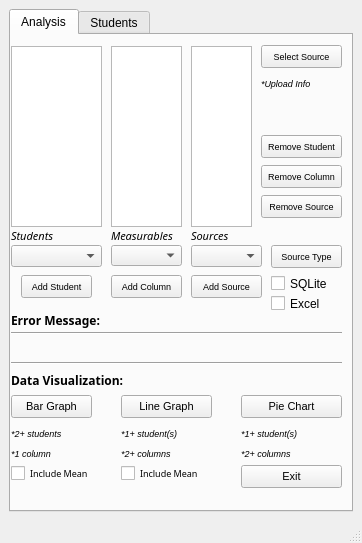
<?xml version="1.0" encoding="UTF-8"?>
<ui version="4.0">
 <class>MainWindow</class>
 <widget class="QMainWindow" name="MainWindow">
  <property name="geometry">
   <rect>
    <x>0</x>
    <y>0</y>
    <width>362</width>
    <height>543</height>
   </rect>
  </property>
  <property name="windowTitle">
   <string>MainWindow</string>
  </property>
  <widget class="QWidget" name="centralwidget">
   <layout class="QVBoxLayout" name="verticalLayout_2">
    <item>
     <layout class="QVBoxLayout" name="verticalLayout">
      <item>
       <widget class="QTabWidget" name="tabWidget">
        <property name="currentIndex">
         <number>0</number>
        </property>
        <widget class="QWidget" name="tab_4">
         <attribute name="title">
          <string>Analysis</string>
         </attribute>
         <widget class="QListWidget" name="students_view">
          <property name="geometry">
           <rect>
            <x>0</x>
            <y>11</y>
            <width>91</width>
            <height>181</height>
           </rect>
          </property>
         </widget>
         <widget class="QListWidget" name="column_view_t1">
          <property name="geometry">
           <rect>
            <x>100</x>
            <y>11</y>
            <width>71</width>
            <height>181</height>
           </rect>
          </property>
         </widget>
         <widget class="QLabel" name="student_t1">
          <property name="geometry">
           <rect>
            <x>0</x>
            <y>190</y>
            <width>51</width>
            <height>21</height>
           </rect>
          </property>
          <property name="font">
           <font>
            <family>MS Reference Sans Serif</family>
            <pointsize>8</pointsize>
            <italic>true</italic>
           </font>
          </property>
          <property name="text">
           <string>Students</string>
          </property>
         </widget>
         <widget class="QLabel" name="measurables_t1">
          <property name="geometry">
           <rect>
            <x>100</x>
            <y>190</y>
            <width>81</width>
            <height>21</height>
           </rect>
          </property>
          <property name="font">
           <font>
            <family>MS Reference Sans Serif</family>
            <pointsize>8</pointsize>
            <italic>true</italic>
           </font>
          </property>
          <property name="text">
           <string>Measurables</string>
          </property>
         </widget>
         <widget class="QListWidget" name="data_source_view">
          <property name="geometry">
           <rect>
            <x>180</x>
            <y>11</y>
            <width>61</width>
            <height>181</height>
           </rect>
          </property>
         </widget>
         <widget class="QLabel" name="sources_t1">
          <property name="geometry">
           <rect>
            <x>180</x>
            <y>190</y>
            <width>81</width>
            <height>21</height>
           </rect>
          </property>
          <property name="font">
           <font>
            <family>MS Reference Sans Serif</family>
            <pointsize>8</pointsize>
            <italic>true</italic>
           </font>
          </property>
          <property name="text">
           <string>Sources</string>
          </property>
         </widget>
         <widget class="QComboBox" name="student_menu_t1">
          <property name="geometry">
           <rect>
            <x>0</x>
            <y>210</y>
            <width>91</width>
            <height>22</height>
           </rect>
          </property>
         </widget>
         <widget class="QComboBox" name="source_menu">
          <property name="geometry">
           <rect>
            <x>180</x>
            <y>210</y>
            <width>71</width>
            <height>22</height>
           </rect>
          </property>
         </widget>
         <widget class="QComboBox" name="column_menu_t1">
          <property name="geometry">
           <rect>
            <x>100</x>
            <y>210</y>
            <width>71</width>
            <height>21</height>
           </rect>
          </property>
         </widget>
         <widget class="QPushButton" name="remove_student_btn">
          <property name="geometry">
           <rect>
            <x>250</x>
            <y>100</y>
            <width>81</width>
            <height>23</height>
           </rect>
          </property>
          <property name="font">
           <font>
            <pointsize>7</pointsize>
           </font>
          </property>
          <property name="text">
           <string>Remove Student</string>
          </property>
         </widget>
         <widget class="QPushButton" name="remove_column_btn">
          <property name="geometry">
           <rect>
            <x>250</x>
            <y>130</y>
            <width>81</width>
            <height>23</height>
           </rect>
          </property>
          <property name="font">
           <font>
            <pointsize>7</pointsize>
           </font>
          </property>
          <property name="text">
           <string>Remove Column</string>
          </property>
         </widget>
         <widget class="QPushButton" name="remove_source_btn">
          <property name="geometry">
           <rect>
            <x>250</x>
            <y>160</y>
            <width>81</width>
            <height>23</height>
           </rect>
          </property>
          <property name="font">
           <font>
            <pointsize>7</pointsize>
           </font>
          </property>
          <property name="text">
           <string>Remove Source</string>
          </property>
         </widget>
         <widget class="QPushButton" name="add_student_btn">
          <property name="geometry">
           <rect>
            <x>10</x>
            <y>240</y>
            <width>71</width>
            <height>23</height>
           </rect>
          </property>
          <property name="font">
           <font>
            <pointsize>7</pointsize>
           </font>
          </property>
          <property name="text">
           <string>Add Student</string>
          </property>
         </widget>
         <widget class="QPushButton" name="add_column_data_btn">
          <property name="geometry">
           <rect>
            <x>100</x>
            <y>240</y>
            <width>71</width>
            <height>23</height>
           </rect>
          </property>
          <property name="font">
           <font>
            <pointsize>7</pointsize>
           </font>
          </property>
          <property name="text">
           <string>Add Column</string>
          </property>
         </widget>
         <widget class="QPushButton" name="add_source_btn">
          <property name="geometry">
           <rect>
            <x>180</x>
            <y>240</y>
            <width>71</width>
            <height>23</height>
           </rect>
          </property>
          <property name="font">
           <font>
            <pointsize>7</pointsize>
           </font>
          </property>
          <property name="text">
           <string>Add Source</string>
          </property>
         </widget>
         <widget class="QPushButton" name="select_source_btn">
          <property name="geometry">
           <rect>
            <x>250</x>
            <y>10</y>
            <width>81</width>
            <height>23</height>
           </rect>
          </property>
          <property name="font">
           <font>
            <pointsize>7</pointsize>
           </font>
          </property>
          <property name="text">
           <string>Select Source</string>
          </property>
         </widget>
         <widget class="QCheckBox" name="sqlite_box">
          <property name="geometry">
           <rect>
            <x>260</x>
            <y>240</y>
            <width>70</width>
            <height>17</height>
           </rect>
          </property>
          <property name="text">
           <string>SQLite</string>
          </property>
         </widget>
         <widget class="QCheckBox" name="excel_box">
          <property name="geometry">
           <rect>
            <x>260</x>
            <y>260</y>
            <width>70</width>
            <height>17</height>
           </rect>
          </property>
          <property name="text">
           <string>Excel</string>
          </property>
         </widget>
         <widget class="QPushButton" name="choose_source_btn">
          <property name="geometry">
           <rect>
            <x>260</x>
            <y>210</y>
            <width>71</width>
            <height>23</height>
           </rect>
          </property>
          <property name="font">
           <font>
            <pointsize>7</pointsize>
           </font>
          </property>
          <property name="text">
           <string>Source Type</string>
          </property>
         </widget>
         <widget class="QLabel" name="err_t1">
          <property name="geometry">
           <rect>
            <x>0</x>
            <y>300</y>
            <width>331</width>
            <height>31</height>
           </rect>
          </property>
          <property name="font">
           <font>
            <family>MS Reference Sans Serif</family>
            <weight>75</weight>
            <bold>true</bold>
           </font>
          </property>
          <property name="text">
           <string/>
          </property>
         </widget>
         <widget class="QLabel" name="error_title">
          <property name="geometry">
           <rect>
            <x>0</x>
            <y>270</y>
            <width>101</width>
            <height>31</height>
           </rect>
          </property>
          <property name="font">
           <font>
            <family>MS Reference Sans Serif</family>
            <weight>75</weight>
            <bold>true</bold>
           </font>
          </property>
          <property name="text">
           <string>Error Message:</string>
          </property>
         </widget>
         <widget class="Line" name="line">
          <property name="geometry">
           <rect>
            <x>0</x>
            <y>320</y>
            <width>331</width>
            <height>16</height>
           </rect>
          </property>
          <property name="orientation">
           <enum>Qt::Horizontal</enum>
          </property>
         </widget>
         <widget class="Line" name="line_2">
          <property name="geometry">
           <rect>
            <x>0</x>
            <y>290</y>
            <width>331</width>
            <height>16</height>
           </rect>
          </property>
          <property name="orientation">
           <enum>Qt::Horizontal</enum>
          </property>
         </widget>
         <widget class="QPushButton" name="bar_graph_btn">
          <property name="geometry">
           <rect>
            <x>0</x>
            <y>360</y>
            <width>81</width>
            <height>23</height>
           </rect>
          </property>
          <property name="font">
           <font>
            <pointsize>8</pointsize>
           </font>
          </property>
          <property name="text">
           <string>Bar Graph</string>
          </property>
         </widget>
         <widget class="QLabel" name="visual_t1">
          <property name="geometry">
           <rect>
            <x>0</x>
            <y>330</y>
            <width>131</width>
            <height>31</height>
           </rect>
          </property>
          <property name="font">
           <font>
            <family>MS Reference Sans Serif</family>
            <weight>75</weight>
            <bold>true</bold>
           </font>
          </property>
          <property name="text">
           <string>Data Visualization:</string>
          </property>
         </widget>
         <widget class="QPushButton" name="line_graph_btn">
          <property name="geometry">
           <rect>
            <x>110</x>
            <y>360</y>
            <width>91</width>
            <height>23</height>
           </rect>
          </property>
          <property name="font">
           <font>
            <pointsize>8</pointsize>
           </font>
          </property>
          <property name="text">
           <string>Line Graph</string>
          </property>
         </widget>
         <widget class="QPushButton" name="pie_chart_btn">
          <property name="geometry">
           <rect>
            <x>230</x>
            <y>360</y>
            <width>101</width>
            <height>23</height>
           </rect>
          </property>
          <property name="font">
           <font>
            <pointsize>8</pointsize>
           </font>
          </property>
          <property name="text">
           <string>Pie Chart</string>
          </property>
         </widget>
         <widget class="QPushButton" name="exit_btn_t1">
          <property name="geometry">
           <rect>
            <x>230</x>
            <y>430</y>
            <width>101</width>
            <height>23</height>
           </rect>
          </property>
          <property name="font">
           <font>
            <pointsize>8</pointsize>
           </font>
          </property>
          <property name="text">
           <string>Exit</string>
          </property>
         </widget>
         <widget class="QLabel" name="bar_info1">
          <property name="geometry">
           <rect>
            <x>0</x>
            <y>390</y>
            <width>61</width>
            <height>16</height>
           </rect>
          </property>
          <property name="font">
           <font>
            <pointsize>7</pointsize>
            <italic>true</italic>
           </font>
          </property>
          <property name="text">
           <string>*2+ students</string>
          </property>
         </widget>
         <widget class="QLabel" name="bar_info2">
          <property name="geometry">
           <rect>
            <x>0</x>
            <y>410</y>
            <width>71</width>
            <height>16</height>
           </rect>
          </property>
          <property name="font">
           <font>
            <pointsize>7</pointsize>
            <italic>true</italic>
           </font>
          </property>
          <property name="text">
           <string>*1 column</string>
          </property>
         </widget>
         <widget class="QLabel" name="line_info1">
          <property name="geometry">
           <rect>
            <x>110</x>
            <y>390</y>
            <width>71</width>
            <height>16</height>
           </rect>
          </property>
          <property name="font">
           <font>
            <pointsize>7</pointsize>
            <italic>true</italic>
           </font>
          </property>
          <property name="text">
           <string>*1+ student(s)</string>
          </property>
         </widget>
         <widget class="QLabel" name="line_info2">
          <property name="geometry">
           <rect>
            <x>110</x>
            <y>410</y>
            <width>61</width>
            <height>16</height>
           </rect>
          </property>
          <property name="font">
           <font>
            <pointsize>7</pointsize>
            <italic>true</italic>
           </font>
          </property>
          <property name="text">
           <string>*2+ columns</string>
          </property>
         </widget>
         <widget class="QLabel" name="pie_info1">
          <property name="geometry">
           <rect>
            <x>230</x>
            <y>390</y>
            <width>71</width>
            <height>16</height>
           </rect>
          </property>
          <property name="font">
           <font>
            <pointsize>7</pointsize>
            <italic>true</italic>
           </font>
          </property>
          <property name="text">
           <string>*1+ student(s)</string>
          </property>
         </widget>
         <widget class="QLabel" name="pie_info2">
          <property name="geometry">
           <rect>
            <x>230</x>
            <y>410</y>
            <width>61</width>
            <height>16</height>
           </rect>
          </property>
          <property name="font">
           <font>
            <pointsize>7</pointsize>
            <italic>true</italic>
           </font>
          </property>
          <property name="text">
           <string>*2+ columns</string>
          </property>
         </widget>
         <widget class="QLabel" name="label_25">
          <property name="geometry">
           <rect>
            <x>250</x>
            <y>40</y>
            <width>71</width>
            <height>16</height>
           </rect>
          </property>
          <property name="font">
           <font>
            <pointsize>7</pointsize>
            <italic>true</italic>
           </font>
          </property>
          <property name="text">
           <string>*Upload Info</string>
          </property>
         </widget>
         <widget class="QCheckBox" name="bar_mean_box">
          <property name="geometry">
           <rect>
            <x>0</x>
            <y>430</y>
            <width>91</width>
            <height>17</height>
           </rect>
          </property>
          <property name="font">
           <font>
            <family>MS Reference Sans Serif</family>
            <pointsize>7</pointsize>
           </font>
          </property>
          <property name="text">
           <string>Include Mean</string>
          </property>
         </widget>
         <widget class="QCheckBox" name="line_mean_box">
          <property name="geometry">
           <rect>
            <x>110</x>
            <y>430</y>
            <width>91</width>
            <height>17</height>
           </rect>
          </property>
          <property name="font">
           <font>
            <family>MS Reference Sans Serif</family>
            <pointsize>7</pointsize>
           </font>
          </property>
          <property name="text">
           <string>Include Mean</string>
          </property>
         </widget>
        </widget>
        <widget class="QWidget" name="tab_2">
         <attribute name="title">
          <string>Students</string>
         </attribute>
         <widget class="QPushButton" name="exit_btn_t2">
          <property name="geometry">
           <rect>
            <x>250</x>
            <y>430</y>
            <width>81</width>
            <height>23</height>
           </rect>
          </property>
          <property name="text">
           <string>Exit</string>
          </property>
         </widget>
         <widget class="QComboBox" name="student_menu_t2">
          <property name="geometry">
           <rect>
            <x>0</x>
            <y>100</y>
            <width>111</width>
            <height>22</height>
           </rect>
          </property>
         </widget>
         <widget class="QPushButton" name="clear_table_btn">
          <property name="geometry">
           <rect>
            <x>0</x>
            <y>430</y>
            <width>101</width>
            <height>23</height>
           </rect>
          </property>
          <property name="text">
           <string>Clear Info</string>
          </property>
         </widget>
         <widget class="QLabel" name="label_6">
          <property name="geometry">
           <rect>
            <x>0</x>
            <y>80</y>
            <width>51</width>
            <height>16</height>
           </rect>
          </property>
          <property name="font">
           <font>
            <family>Segoe Print</family>
            <weight>75</weight>
            <bold>true</bold>
           </font>
          </property>
          <property name="text">
           <string>Student</string>
          </property>
         </widget>
         <widget class="QLabel" name="student_info_title">
          <property name="geometry">
           <rect>
            <x>0</x>
            <y>290</y>
            <width>71</width>
            <height>16</height>
           </rect>
          </property>
          <property name="font">
           <font>
            <family>Segoe Print</family>
            <weight>75</weight>
            <bold>true</bold>
           </font>
          </property>
          <property name="text">
           <string>Student Info</string>
          </property>
         </widget>
         <widget class="QPushButton" name="grading_page_btn">
          <property name="geometry">
           <rect>
            <x>110</x>
            <y>430</y>
            <width>131</width>
            <height>23</height>
           </rect>
          </property>
          <property name="text">
           <string>Custom Rubrics/Grading</string>
          </property>
         </widget>
         <widget class="QPushButton" name="upload_excel_btn">
          <property name="geometry">
           <rect>
            <x>120</x>
            <y>40</y>
            <width>91</width>
            <height>23</height>
           </rect>
          </property>
          <property name="text">
           <string>Upload Excel File</string>
          </property>
         </widget>
         <widget class="QPushButton" name="search_file_btn">
          <property name="geometry">
           <rect>
            <x>0</x>
            <y>40</y>
            <width>101</width>
            <height>23</height>
           </rect>
          </property>
          <property name="text">
           <string>Search Excel File</string>
          </property>
         </widget>
         <widget class="QLineEdit" name="path">
          <property name="geometry">
           <rect>
            <x>0</x>
            <y>10</y>
            <width>331</width>
            <height>20</height>
           </rect>
          </property>
         </widget>
         <widget class="QTableWidget" name="student_info_table">
          <property name="geometry">
           <rect>
            <x>0</x>
            <y>310</y>
            <width>331</width>
            <height>111</height>
           </rect>
          </property>
         </widget>
         <widget class="QPushButton" name="convert_sqlite_btn">
          <property name="geometry">
           <rect>
            <x>230</x>
            <y>40</y>
            <width>101</width>
            <height>23</height>
           </rect>
          </property>
          <property name="text">
           <string>Convert to SQLite</string>
          </property>
         </widget>
         <widget class="QPushButton" name="use_sql_btn">
          <property name="geometry">
           <rect>
            <x>240</x>
            <y>140</y>
            <width>81</width>
            <height>23</height>
           </rect>
          </property>
          <property name="text">
           <string>Use Table</string>
          </property>
         </widget>
         <widget class="QComboBox" name="sql_source_t2">
          <property name="geometry">
           <rect>
            <x>230</x>
            <y>100</y>
            <width>91</width>
            <height>22</height>
           </rect>
          </property>
         </widget>
         <widget class="QLabel" name="label_16">
          <property name="geometry">
           <rect>
            <x>230</x>
            <y>80</y>
            <width>81</width>
            <height>16</height>
           </rect>
          </property>
          <property name="font">
           <font>
            <family>Segoe Print</family>
            <weight>75</weight>
            <bold>true</bold>
           </font>
          </property>
          <property name="text">
           <string>SQLite Tables</string>
          </property>
         </widget>
         <widget class="QPushButton" name="use_exl_btn">
          <property name="geometry">
           <rect>
            <x>130</x>
            <y>140</y>
            <width>81</width>
            <height>23</height>
           </rect>
          </property>
          <property name="text">
           <string>Use File</string>
          </property>
         </widget>
         <widget class="QComboBox" name="exl_source_t2">
          <property name="geometry">
           <rect>
            <x>120</x>
            <y>100</y>
            <width>101</width>
            <height>22</height>
           </rect>
          </property>
         </widget>
         <widget class="QLabel" name="label_23">
          <property name="geometry">
           <rect>
            <x>120</x>
            <y>80</y>
            <width>61</width>
            <height>16</height>
           </rect>
          </property>
          <property name="font">
           <font>
            <family>Segoe Print</family>
            <weight>75</weight>
            <bold>true</bold>
           </font>
          </property>
          <property name="text">
           <string>Excel Files</string>
          </property>
         </widget>
         <widget class="QPushButton" name="show_info_btn">
          <property name="geometry">
           <rect>
            <x>10</x>
            <y>140</y>
            <width>81</width>
            <height>23</height>
           </rect>
          </property>
          <property name="text">
           <string>Show Info</string>
          </property>
         </widget>
         <widget class="QListWidget" name="column_view_t2">
          <property name="geometry">
           <rect>
            <x>150</x>
            <y>210</y>
            <width>181</width>
            <height>81</height>
           </rect>
          </property>
         </widget>
         <widget class="QLabel" name="column_info_title">
          <property name="geometry">
           <rect>
            <x>150</x>
            <y>190</y>
            <width>121</width>
            <height>16</height>
           </rect>
          </property>
          <property name="font">
           <font>
            <family>Segoe Print</family>
            <weight>75</weight>
            <bold>true</bold>
           </font>
          </property>
          <property name="text">
           <string>Column info to show</string>
          </property>
         </widget>
         <widget class="QComboBox" name="column_menu_t2">
          <property name="geometry">
           <rect>
            <x>10</x>
            <y>200</y>
            <width>111</width>
            <height>22</height>
           </rect>
          </property>
         </widget>
         <widget class="QLabel" name="specific_columns_title">
          <property name="geometry">
           <rect>
            <x>10</x>
            <y>180</y>
            <width>101</width>
            <height>16</height>
           </rect>
          </property>
          <property name="font">
           <font>
            <family>Segoe Print</family>
            <weight>75</weight>
            <bold>true</bold>
           </font>
          </property>
          <property name="text">
           <string>Specific columns</string>
          </property>
         </widget>
         <widget class="QPushButton" name="add_columns_btn">
          <property name="geometry">
           <rect>
            <x>10</x>
            <y>230</y>
            <width>91</width>
            <height>23</height>
           </rect>
          </property>
          <property name="text">
           <string>Add Column(s)</string>
          </property>
         </widget>
         <widget class="QPushButton" name="remove_column_btn_2">
          <property name="geometry">
           <rect>
            <x>10</x>
            <y>260</y>
            <width>91</width>
            <height>23</height>
           </rect>
          </property>
          <property name="text">
           <string>Remove Column</string>
          </property>
         </widget>
         <widget class="QLabel" name="err_t2">
          <property name="geometry">
           <rect>
            <x>150</x>
            <y>170</y>
            <width>181</width>
            <height>16</height>
           </rect>
          </property>
          <property name="font">
           <font>
            <family>Segoe Print</family>
            <weight>75</weight>
            <bold>true</bold>
           </font>
          </property>
          <property name="text">
           <string/>
          </property>
         </widget>
         <widget class="QLabel" name="exl_notice">
          <property name="geometry">
           <rect>
            <x>180</x>
            <y>80</y>
            <width>21</width>
            <height>16</height>
           </rect>
          </property>
          <property name="font">
           <font>
            <family>Segoe Print</family>
            <weight>75</weight>
            <bold>true</bold>
           </font>
          </property>
          <property name="text">
           <string/>
          </property>
         </widget>
         <widget class="QLabel" name="sql_notice">
          <property name="geometry">
           <rect>
            <x>310</x>
            <y>80</y>
            <width>21</width>
            <height>16</height>
           </rect>
          </property>
          <property name="font">
           <font>
            <family>Segoe Print</family>
            <weight>75</weight>
            <bold>true</bold>
           </font>
          </property>
          <property name="text">
           <string/>
          </property>
         </widget>
        </widget>
       </widget>
      </item>
     </layout>
    </item>
   </layout>
  </widget>
  <widget class="QMenuBar" name="menubar">
   <property name="geometry">
    <rect>
     <x>0</x>
     <y>0</y>
     <width>362</width>
     <height>21</height>
    </rect>
   </property>
  </widget>
  <widget class="QStatusBar" name="statusbar"/>
 </widget>
 <resources/>
 <connections/>
</ui>
